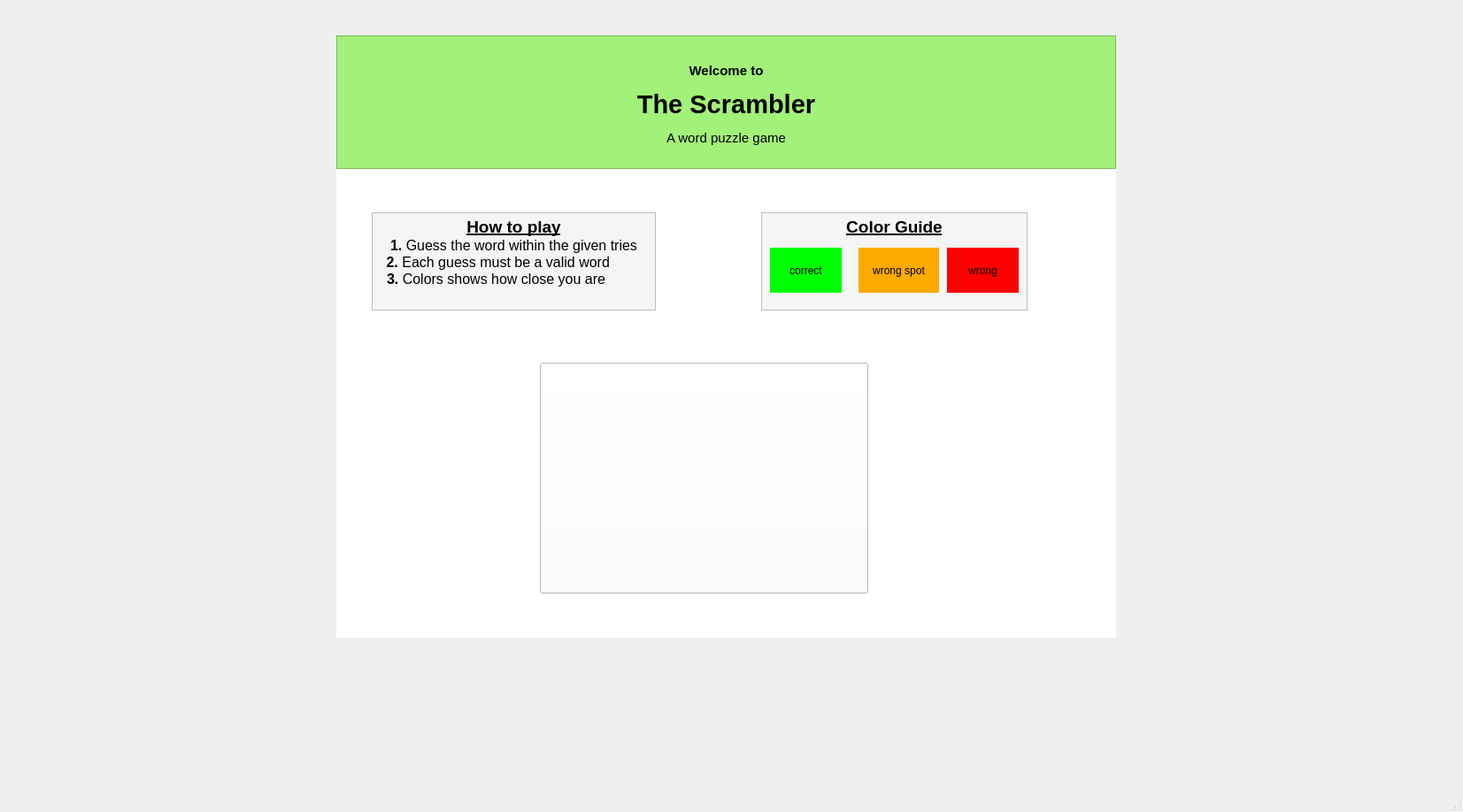
<?xml version="1.0" encoding="UTF-8"?>
<ui version="4.0">
 <class>MainWindow</class>
 <widget class="QMainWindow" name="MainWindow">
  <property name="geometry">
   <rect>
    <x>0</x>
    <y>0</y>
    <width>1653</width>
    <height>918</height>
   </rect>
  </property>
  <property name="windowTitle">
   <string>MainWindow</string>
  </property>
  <widget class="QWidget" name="centralwidget">
   <widget class="QStackedWidget" name="stackedWidget">
    <property name="geometry">
     <rect>
      <x>380</x>
      <y>40</y>
      <width>881</width>
      <height>681</height>
     </rect>
    </property>
    <property name="minimumSize">
     <size>
      <width>300</width>
      <height>300</height>
     </size>
    </property>
    <property name="styleSheet">
     <string notr="true">background-color: rgb(255, 255, 255);</string>
    </property>
    <property name="currentIndex">
     <number>0</number>
    </property>
    <widget class="QWidget" name="page">
     <widget class="QTextEdit" name="textEdit">
      <property name="geometry">
       <rect>
        <x>0</x>
        <y>0</y>
        <width>881</width>
        <height>151</height>
       </rect>
      </property>
      <property name="styleSheet">
       <string notr="true">background-color: rgb(162, 241, 120);</string>
      </property>
      <property name="readOnly">
       <bool>true</bool>
      </property>
      <property name="html">
       <string>&lt;!DOCTYPE HTML PUBLIC &quot;-//W3C//DTD HTML 4.0//EN&quot; &quot;http://www.w3.org/TR/REC-html40/strict.dtd&quot;&gt;
&lt;html&gt;&lt;head&gt;&lt;meta name=&quot;qrichtext&quot; content=&quot;1&quot; /&gt;&lt;meta charset=&quot;utf-8&quot; /&gt;&lt;style type=&quot;text/css&quot;&gt;
p, li { white-space: pre-wrap; }
hr { height: 1px; border-width: 0; }
li.unchecked::marker { content: &quot;\2610&quot;; }
li.checked::marker { content: &quot;\2612&quot;; }
&lt;/style&gt;&lt;/head&gt;&lt;body style=&quot; font-family:'Segoe UI'; font-size:9pt; font-weight:400; font-style:normal;&quot;&gt;
&lt;p align=&quot;center&quot; style=&quot;-qt-paragraph-type:empty; margin-top:12px; margin-bottom:12px; margin-left:0px; margin-right:0px; -qt-block-indent:0; text-indent:0px;&quot;&gt;&lt;br /&gt;&lt;/p&gt;
&lt;p align=&quot;center&quot; style=&quot; margin-top:12px; margin-bottom:12px; margin-left:0px; margin-right:0px; -qt-block-indent:0; text-indent:0px;&quot;&gt;&lt;span style=&quot; font-size:11pt; font-weight:700; color:#000000;&quot;&gt;Welcome to&lt;/span&gt;&lt;/p&gt;
&lt;p align=&quot;center&quot; style=&quot; margin-top:12px; margin-bottom:12px; margin-left:0px; margin-right:0px; -qt-block-indent:0; text-indent:0px;&quot;&gt;&lt;span style=&quot; font-size:22pt; font-weight:700;&quot;&gt;The Scrambler&lt;/span&gt;&lt;/p&gt;
&lt;p align=&quot;center&quot; style=&quot; margin-top:12px; margin-bottom:12px; margin-left:0px; margin-right:0px; -qt-block-indent:0; text-indent:0px;&quot;&gt;&lt;span style=&quot; font-size:11pt;&quot;&gt;A word puzzle game&lt;/span&gt;&lt;/p&gt;&lt;/body&gt;&lt;/html&gt;</string>
      </property>
     </widget>
     <widget class="QPushButton" name="pushButton">
      <property name="geometry">
       <rect>
        <x>230</x>
        <y>370</y>
        <width>371</width>
        <height>261</height>
       </rect>
      </property>
      <property name="minimumSize">
       <size>
        <width>0</width>
        <height>0</height>
       </size>
      </property>
      <property name="styleSheet">
       <string notr="true">border-image: url(:/button/play_button.png);</string>
      </property>
      <property name="text">
       <string/>
      </property>
     </widget>
     <widget class="QTextEdit" name="textEdit_17">
      <property name="geometry">
       <rect>
        <x>40</x>
        <y>200</y>
        <width>321</width>
        <height>111</height>
       </rect>
      </property>
      <property name="styleSheet">
       <string notr="true">border-color: rgb(214, 214, 214);
background-color: rgb(245, 245, 245);</string>
      </property>
      <property name="html">
       <string>&lt;!DOCTYPE HTML PUBLIC &quot;-//W3C//DTD HTML 4.0//EN&quot; &quot;http://www.w3.org/TR/REC-html40/strict.dtd&quot;&gt;
&lt;html&gt;&lt;head&gt;&lt;meta name=&quot;qrichtext&quot; content=&quot;1&quot; /&gt;&lt;meta charset=&quot;utf-8&quot; /&gt;&lt;style type=&quot;text/css&quot;&gt;
p, li { white-space: pre-wrap; }
hr { height: 1px; border-width: 0; }
li.unchecked::marker { content: &quot;\2610&quot;; }
li.checked::marker { content: &quot;\2612&quot;; }
&lt;/style&gt;&lt;/head&gt;&lt;body style=&quot; font-family:'Segoe UI'; font-size:9pt; font-weight:400; font-style:normal;&quot;&gt;
&lt;p align=&quot;center&quot; style=&quot; margin-top:0px; margin-bottom:0px; margin-left:0px; margin-right:0px; -qt-block-indent:0; text-indent:0px;&quot;&gt;&lt;span style=&quot; font-size:14pt; font-weight:700; text-decoration: underline;&quot;&gt;How to play&lt;/span&gt;&lt;/p&gt;
&lt;p align=&quot;center&quot; style=&quot; margin-top:0px; margin-bottom:0px; margin-left:0px; margin-right:0px; -qt-block-indent:0; text-indent:0px;&quot;&gt;&lt;span style=&quot; font-size:12pt; font-weight:700;&quot;&gt;1.&lt;/span&gt;&lt;span style=&quot; font-size:12pt;&quot;&gt; Guess the word within the given tries&lt;/span&gt;&lt;/p&gt;
&lt;p align=&quot;center&quot; style=&quot; margin-top:0px; margin-bottom:0px; margin-left:0px; margin-right:0px; -qt-block-indent:0; text-indent:0px;&quot;&gt;&lt;span style=&quot; font-size:12pt; font-weight:700;&quot;&gt;2.&lt;/span&gt;&lt;span style=&quot; font-size:12pt;&quot;&gt; Each guess must be a valid word        &lt;/span&gt;&lt;/p&gt;
&lt;p align=&quot;center&quot; style=&quot; margin-top:0px; margin-bottom:0px; margin-left:0px; margin-right:0px; -qt-block-indent:0; text-indent:0px;&quot;&gt;&lt;span style=&quot; font-size:12pt; font-weight:700;&quot;&gt;3.&lt;/span&gt;&lt;span style=&quot; font-size:12pt;&quot;&gt; Colors shows how close you are         &lt;/span&gt;&lt;/p&gt;&lt;/body&gt;&lt;/html&gt;</string>
      </property>
     </widget>
     <widget class="QTextEdit" name="textEdit_18">
      <property name="geometry">
       <rect>
        <x>480</x>
        <y>200</y>
        <width>301</width>
        <height>111</height>
       </rect>
      </property>
      <property name="styleSheet">
       <string notr="true">border-color: rgb(214, 214, 214);
background-color: rgb(245, 245, 245);</string>
      </property>
      <property name="html">
       <string>&lt;!DOCTYPE HTML PUBLIC &quot;-//W3C//DTD HTML 4.0//EN&quot; &quot;http://www.w3.org/TR/REC-html40/strict.dtd&quot;&gt;
&lt;html&gt;&lt;head&gt;&lt;meta name=&quot;qrichtext&quot; content=&quot;1&quot; /&gt;&lt;meta charset=&quot;utf-8&quot; /&gt;&lt;style type=&quot;text/css&quot;&gt;
p, li { white-space: pre-wrap; }
hr { height: 1px; border-width: 0; }
li.unchecked::marker { content: &quot;\2610&quot;; }
li.checked::marker { content: &quot;\2612&quot;; }
&lt;/style&gt;&lt;/head&gt;&lt;body style=&quot; font-family:'Segoe UI'; font-size:9pt; font-weight:400; font-style:normal;&quot;&gt;
&lt;p align=&quot;center&quot; style=&quot; margin-top:0px; margin-bottom:0px; margin-left:0px; margin-right:0px; -qt-block-indent:0; text-indent:0px;&quot;&gt;&lt;span style=&quot; font-size:14pt; font-weight:700; text-decoration: underline;&quot;&gt;Color Guide&lt;/span&gt;&lt;/p&gt;
&lt;p align=&quot;center&quot; style=&quot;-qt-paragraph-type:empty; margin-top:0px; margin-bottom:0px; margin-left:0px; margin-right:0px; -qt-block-indent:0; text-indent:0px; font-size:12pt;&quot;&gt;&lt;br /&gt;&lt;/p&gt;&lt;/body&gt;&lt;/html&gt;</string>
      </property>
     </widget>
     <widget class="QLabel" name="label_36">
      <property name="geometry">
       <rect>
        <x>690</x>
        <y>240</y>
        <width>81</width>
        <height>51</height>
       </rect>
      </property>
      <property name="styleSheet">
       <string notr="true">background-color: rgb(255, 0, 0);
color: rgb(0, 0, 0);</string>
      </property>
      <property name="text">
       <string>wrong</string>
      </property>
      <property name="alignment">
       <set>Qt::AlignmentFlag::AlignCenter</set>
      </property>
     </widget>
     <widget class="QLabel" name="label_37">
      <property name="geometry">
       <rect>
        <x>590</x>
        <y>240</y>
        <width>91</width>
        <height>51</height>
       </rect>
      </property>
      <property name="styleSheet">
       <string notr="true">color: rgb(0, 0, 0);
background-color: rgb(255, 170, 0);</string>
      </property>
      <property name="text">
       <string>wrong spot</string>
      </property>
      <property name="alignment">
       <set>Qt::AlignmentFlag::AlignCenter</set>
      </property>
     </widget>
     <widget class="QLabel" name="label_38">
      <property name="geometry">
       <rect>
        <x>490</x>
        <y>240</y>
        <width>81</width>
        <height>51</height>
       </rect>
      </property>
      <property name="styleSheet">
       <string notr="true">color: rgb(0, 0, 0);
background-color: rgb(0, 255, 0);</string>
      </property>
      <property name="text">
       <string>correct</string>
      </property>
      <property name="alignment">
       <set>Qt::AlignmentFlag::AlignCenter</set>
      </property>
     </widget>
    </widget>
    <widget class="QWidget" name="page_2">
     <widget class="QTextEdit" name="textEdit_3">
      <property name="geometry">
       <rect>
        <x>10</x>
        <y>560</y>
        <width>171</width>
        <height>111</height>
       </rect>
      </property>
      <property name="styleSheet">
       <string notr="true">background-color: rgb(245, 245, 245);</string>
      </property>
      <property name="readOnly">
       <bool>true</bool>
      </property>
      <property name="html">
       <string>&lt;!DOCTYPE HTML PUBLIC &quot;-//W3C//DTD HTML 4.0//EN&quot; &quot;http://www.w3.org/TR/REC-html40/strict.dtd&quot;&gt;
&lt;html&gt;&lt;head&gt;&lt;meta name=&quot;qrichtext&quot; content=&quot;1&quot; /&gt;&lt;meta charset=&quot;utf-8&quot; /&gt;&lt;style type=&quot;text/css&quot;&gt;
p, li { white-space: pre-wrap; }
hr { height: 1px; border-width: 0; }
li.unchecked::marker { content: &quot;\2610&quot;; }
li.checked::marker { content: &quot;\2612&quot;; }
&lt;/style&gt;&lt;/head&gt;&lt;body style=&quot; font-family:'Segoe UI'; font-size:9pt; font-weight:400; font-style:normal;&quot;&gt;
&lt;p align=&quot;center&quot; style=&quot; margin-top:0px; margin-bottom:0px; margin-left:0px; margin-right:0px; -qt-block-indent:0; text-indent:0px;&quot;&gt;&lt;span style=&quot; font-size:14pt; font-weight:700;&quot;&gt;How To Play&lt;br /&gt;&lt;br /&gt;&lt;/span&gt;&lt;span style=&quot; font-size:10pt; font-weight:700;&quot;&gt;If you played Wordle, you already know what to do&lt;/span&gt;&lt;/p&gt;&lt;/body&gt;&lt;/html&gt;</string>
      </property>
     </widget>
     <widget class="QTextEdit" name="textEdit_2">
      <property name="geometry">
       <rect>
        <x>110</x>
        <y>100</y>
        <width>641</width>
        <height>81</height>
       </rect>
      </property>
      <property name="styleSheet">
       <string notr="true">background-color: rgb(245, 245, 245);</string>
      </property>
      <property name="readOnly">
       <bool>false</bool>
      </property>
      <property name="html">
       <string>&lt;!DOCTYPE HTML PUBLIC &quot;-//W3C//DTD HTML 4.0//EN&quot; &quot;http://www.w3.org/TR/REC-html40/strict.dtd&quot;&gt;
&lt;html&gt;&lt;head&gt;&lt;meta name=&quot;qrichtext&quot; content=&quot;1&quot; /&gt;&lt;meta charset=&quot;utf-8&quot; /&gt;&lt;style type=&quot;text/css&quot;&gt;
p, li { white-space: pre-wrap; }
hr { height: 1px; border-width: 0; }
li.unchecked::marker { content: &quot;\2610&quot;; }
li.checked::marker { content: &quot;\2612&quot;; }
&lt;/style&gt;&lt;/head&gt;&lt;body style=&quot; font-family:'Segoe UI'; font-size:9pt; font-weight:400; font-style:normal;&quot;&gt;
&lt;p style=&quot;-qt-paragraph-type:empty; margin-top:0px; margin-bottom:0px; margin-left:0px; margin-right:0px; -qt-block-indent:0; text-indent:0px;&quot;&gt;&lt;br /&gt;&lt;/p&gt;
&lt;p style=&quot;-qt-paragraph-type:empty; margin-top:0px; margin-bottom:0px; margin-left:0px; margin-right:0px; -qt-block-indent:0; text-indent:0px;&quot;&gt;&lt;br /&gt;&lt;/p&gt;
&lt;p align=&quot;center&quot; style=&quot; margin-top:0px; margin-bottom:0px; margin-left:0px; margin-right:0px; -qt-block-indent:0; text-indent:0px;&quot;&gt;&lt;span style=&quot; font-size:14pt; font-weight:700;&quot;&gt;Question&lt;/span&gt;&lt;/p&gt;&lt;/body&gt;&lt;/html&gt;</string>
      </property>
     </widget>
     <widget class="QProgressBar" name="progressBar">
      <property name="geometry">
       <rect>
        <x>110</x>
        <y>60</y>
        <width>671</width>
        <height>23</height>
       </rect>
      </property>
      <property name="minimumSize">
       <size>
        <width>0</width>
        <height>0</height>
       </size>
      </property>
      <property name="styleSheet">
       <string notr="true">background-color: rgb(245, 245, 245);</string>
      </property>
      <property name="value">
       <number>24</number>
      </property>
     </widget>
     <widget class="QTextEdit" name="textEdit_4">
      <property name="geometry">
       <rect>
        <x>390</x>
        <y>20</y>
        <width>91</width>
        <height>31</height>
       </rect>
      </property>
      <property name="styleSheet">
       <string notr="true">background-color: rgb(245, 245, 245);</string>
      </property>
      <property name="readOnly">
       <bool>true</bool>
      </property>
      <property name="html">
       <string>&lt;!DOCTYPE HTML PUBLIC &quot;-//W3C//DTD HTML 4.0//EN&quot; &quot;http://www.w3.org/TR/REC-html40/strict.dtd&quot;&gt;
&lt;html&gt;&lt;head&gt;&lt;meta name=&quot;qrichtext&quot; content=&quot;1&quot; /&gt;&lt;meta charset=&quot;utf-8&quot; /&gt;&lt;style type=&quot;text/css&quot;&gt;
p, li { white-space: pre-wrap; }
hr { height: 1px; border-width: 0; }
li.unchecked::marker { content: &quot;\2610&quot;; }
li.checked::marker { content: &quot;\2612&quot;; }
&lt;/style&gt;&lt;/head&gt;&lt;body style=&quot; font-family:'Segoe UI'; font-size:9pt; font-weight:400; font-style:normal;&quot;&gt;
&lt;p align=&quot;center&quot; style=&quot; margin-top:0px; margin-bottom:0px; margin-left:0px; margin-right:0px; -qt-block-indent:0; text-indent:0px;&quot;&gt;&lt;span style=&quot; font-size:11pt; font-weight:700;&quot;&gt;Timer&lt;/span&gt;&lt;/p&gt;&lt;/body&gt;&lt;/html&gt;</string>
      </property>
     </widget>
     <widget class="QWidget" name="gridLayoutWidget">
      <property name="geometry">
       <rect>
        <x>180</x>
        <y>230</y>
        <width>491</width>
        <height>301</height>
       </rect>
      </property>
      <layout class="QGridLayout" name="gridLayout">
       <item row="1" column="7">
        <widget class="QLabel" name="label">
         <property name="font">
          <font>
           <family>Perpetua Titling MT</family>
           <pointsize>24</pointsize>
           <bold>true</bold>
          </font>
         </property>
         <property name="styleSheet">
          <string notr="true">background-color: rgb(204, 204, 204);</string>
         </property>
         <property name="text">
          <string/>
         </property>
         <property name="alignment">
          <set>Qt::AlignmentFlag::AlignCenter</set>
         </property>
        </widget>
       </item>
       <item row="1" column="8">
        <widget class="QLabel" name="label_2">
         <property name="styleSheet">
          <string notr="true">background-color: rgb(204, 204, 204);</string>
         </property>
         <property name="text">
          <string/>
         </property>
         <property name="alignment">
          <set>Qt::AlignmentFlag::AlignCenter</set>
         </property>
        </widget>
       </item>
       <item row="3" column="8">
        <widget class="QLabel" name="label_12">
         <property name="styleSheet">
          <string notr="true">background-color: rgb(204, 204, 204);</string>
         </property>
         <property name="text">
          <string/>
         </property>
         <property name="alignment">
          <set>Qt::AlignmentFlag::AlignCenter</set>
         </property>
        </widget>
       </item>
       <item row="2" column="8">
        <widget class="QLabel" name="label_7">
         <property name="styleSheet">
          <string notr="true">background-color: rgb(204, 204, 204);</string>
         </property>
         <property name="text">
          <string/>
         </property>
         <property name="alignment">
          <set>Qt::AlignmentFlag::AlignCenter</set>
         </property>
        </widget>
       </item>
       <item row="3" column="11">
        <widget class="QLabel" name="label_14">
         <property name="styleSheet">
          <string notr="true">background-color: rgb(204, 204, 204);</string>
         </property>
         <property name="text">
          <string/>
         </property>
         <property name="alignment">
          <set>Qt::AlignmentFlag::AlignCenter</set>
         </property>
        </widget>
       </item>
       <item row="1" column="11">
        <widget class="QLabel" name="label_4">
         <property name="styleSheet">
          <string notr="true">background-color: rgb(204, 204, 204);</string>
         </property>
         <property name="text">
          <string/>
         </property>
         <property name="alignment">
          <set>Qt::AlignmentFlag::AlignCenter</set>
         </property>
        </widget>
       </item>
       <item row="3" column="10">
        <widget class="QLabel" name="label_13">
         <property name="styleSheet">
          <string notr="true">background-color: rgb(204, 204, 204);</string>
         </property>
         <property name="text">
          <string/>
         </property>
         <property name="alignment">
          <set>Qt::AlignmentFlag::AlignCenter</set>
         </property>
        </widget>
       </item>
       <item row="1" column="10">
        <widget class="QLabel" name="label_3">
         <property name="styleSheet">
          <string notr="true">background-color: rgb(204, 204, 204);</string>
         </property>
         <property name="text">
          <string/>
         </property>
         <property name="alignment">
          <set>Qt::AlignmentFlag::AlignCenter</set>
         </property>
        </widget>
       </item>
       <item row="2" column="7">
        <widget class="QLabel" name="label_6">
         <property name="styleSheet">
          <string notr="true">background-color: rgb(204, 204, 204);</string>
         </property>
         <property name="text">
          <string/>
         </property>
         <property name="alignment">
          <set>Qt::AlignmentFlag::AlignCenter</set>
         </property>
        </widget>
       </item>
       <item row="1" column="12">
        <widget class="QLabel" name="label_5">
         <property name="styleSheet">
          <string notr="true">background-color: rgb(204, 204, 204);</string>
         </property>
         <property name="text">
          <string/>
         </property>
         <property name="alignment">
          <set>Qt::AlignmentFlag::AlignCenter</set>
         </property>
        </widget>
       </item>
       <item row="3" column="12">
        <widget class="QLabel" name="label_15">
         <property name="styleSheet">
          <string notr="true">background-color: rgb(204, 204, 204);</string>
         </property>
         <property name="text">
          <string/>
         </property>
         <property name="alignment">
          <set>Qt::AlignmentFlag::AlignCenter</set>
         </property>
        </widget>
       </item>
       <item row="2" column="11">
        <widget class="QLabel" name="label_9">
         <property name="styleSheet">
          <string notr="true">background-color: rgb(204, 204, 204);</string>
         </property>
         <property name="text">
          <string/>
         </property>
         <property name="alignment">
          <set>Qt::AlignmentFlag::AlignCenter</set>
         </property>
        </widget>
       </item>
       <item row="2" column="10">
        <widget class="QLabel" name="label_8">
         <property name="styleSheet">
          <string notr="true">background-color: rgb(204, 204, 204);</string>
         </property>
         <property name="text">
          <string/>
         </property>
         <property name="alignment">
          <set>Qt::AlignmentFlag::AlignCenter</set>
         </property>
        </widget>
       </item>
       <item row="2" column="12">
        <widget class="QLabel" name="label_10">
         <property name="styleSheet">
          <string notr="true">background-color: rgb(204, 204, 204);</string>
         </property>
         <property name="text">
          <string/>
         </property>
         <property name="alignment">
          <set>Qt::AlignmentFlag::AlignCenter</set>
         </property>
        </widget>
       </item>
       <item row="3" column="7">
        <widget class="QLabel" name="label_11">
         <property name="styleSheet">
          <string notr="true">background-color: rgb(204, 204, 204);</string>
         </property>
         <property name="text">
          <string/>
         </property>
         <property name="alignment">
          <set>Qt::AlignmentFlag::AlignCenter</set>
         </property>
        </widget>
       </item>
      </layout>
     </widget>
     <widget class="QTextEdit" name="textEdit_11">
      <property name="geometry">
       <rect>
        <x>370</x>
        <y>590</y>
        <width>141</width>
        <height>71</height>
       </rect>
      </property>
      <property name="sizeAdjustPolicy">
       <enum>QAbstractScrollArea::SizeAdjustPolicy::AdjustToContents</enum>
      </property>
      <property name="readOnly">
       <bool>true</bool>
      </property>
      <property name="html">
       <string>&lt;!DOCTYPE HTML PUBLIC &quot;-//W3C//DTD HTML 4.0//EN&quot; &quot;http://www.w3.org/TR/REC-html40/strict.dtd&quot;&gt;
&lt;html&gt;&lt;head&gt;&lt;meta name=&quot;qrichtext&quot; content=&quot;1&quot; /&gt;&lt;meta charset=&quot;utf-8&quot; /&gt;&lt;style type=&quot;text/css&quot;&gt;
p, li { white-space: pre-wrap; }
hr { height: 1px; border-width: 0; }
li.unchecked::marker { content: &quot;\2610&quot;; }
li.checked::marker { content: &quot;\2612&quot;; }
&lt;/style&gt;&lt;/head&gt;&lt;body style=&quot; font-family:'Segoe UI'; font-size:9pt; font-weight:400; font-style:normal;&quot;&gt;
&lt;p style=&quot;-qt-paragraph-type:empty; margin-top:0px; margin-bottom:0px; margin-left:0px; margin-right:0px; -qt-block-indent:0; text-indent:0px;&quot;&gt;&lt;br /&gt;&lt;/p&gt;
&lt;p align=&quot;center&quot; style=&quot; margin-top:0px; margin-bottom:0px; margin-left:0px; margin-right:0px; -qt-block-indent:0; text-indent:0px;&quot;&gt;&lt;span style=&quot; font-size:24pt; font-weight:700;&quot;&gt;(Lv.1)&lt;/span&gt;&lt;/p&gt;&lt;/body&gt;&lt;/html&gt;</string>
      </property>
     </widget>
     <widget class="QPushButton" name="pushButton_2">
      <property name="geometry">
       <rect>
        <x>720</x>
        <y>550</y>
        <width>141</width>
        <height>101</height>
       </rect>
      </property>
      <property name="styleSheet">
       <string notr="true">border-image: url(:/button/next_button.png);</string>
      </property>
      <property name="text">
       <string/>
      </property>
     </widget>
    </widget>
    <widget class="QWidget" name="page_5">
     <widget class="QTextEdit" name="textEdit_14">
      <property name="geometry">
       <rect>
        <x>210</x>
        <y>50</y>
        <width>421</width>
        <height>211</height>
       </rect>
      </property>
      <property name="readOnly">
       <bool>true</bool>
      </property>
      <property name="html">
       <string>&lt;!DOCTYPE HTML PUBLIC &quot;-//W3C//DTD HTML 4.0//EN&quot; &quot;http://www.w3.org/TR/REC-html40/strict.dtd&quot;&gt;
&lt;html&gt;&lt;head&gt;&lt;meta name=&quot;qrichtext&quot; content=&quot;1&quot; /&gt;&lt;meta charset=&quot;utf-8&quot; /&gt;&lt;style type=&quot;text/css&quot;&gt;
p, li { white-space: pre-wrap; }
hr { height: 1px; border-width: 0; }
li.unchecked::marker { content: &quot;\2610&quot;; }
li.checked::marker { content: &quot;\2612&quot;; }
&lt;/style&gt;&lt;/head&gt;&lt;body style=&quot; font-family:'Segoe UI'; font-size:9pt; font-weight:400; font-style:normal;&quot;&gt;
&lt;p align=&quot;center&quot; style=&quot; margin-top:0px; margin-bottom:0px; margin-left:0px; margin-right:0px; -qt-block-indent:0; text-indent:0px;&quot;&gt;&lt;span style=&quot; font-size:36pt; font-weight:700;&quot;&gt;Thank You For Playing&lt;/span&gt;&lt;/p&gt;
&lt;p align=&quot;center&quot; style=&quot; margin-top:0px; margin-bottom:0px; margin-left:0px; margin-right:0px; -qt-block-indent:0; text-indent:0px;&quot;&gt;&lt;span style=&quot; font-size:12pt; font-weight:700; text-decoration: underline; color:#1b87ec;&quot;&gt;Credits&lt;/span&gt;&lt;/p&gt;
&lt;p align=&quot;center&quot; style=&quot; margin-top:0px; margin-bottom:0px; margin-left:0px; margin-right:0px; -qt-block-indent:0; text-indent:0px;&quot;&gt;&lt;span style=&quot; font-size:12pt; font-weight:700; color:#1b87ec;&quot;&gt;Christopher Williams&lt;/span&gt;&lt;/p&gt;
&lt;p align=&quot;center&quot; style=&quot; margin-top:0px; margin-bottom:0px; margin-left:0px; margin-right:0px; -qt-block-indent:0; text-indent:0px;&quot;&gt;&lt;span style=&quot; font-size:12pt; font-weight:700; color:#1b87ec;&quot;&gt;Mostakim Sifat&lt;/span&gt;&lt;/p&gt;&lt;/body&gt;&lt;/html&gt;</string>
      </property>
     </widget>
     <widget class="QPushButton" name="pushButton_5">
      <property name="geometry">
       <rect>
        <x>230</x>
        <y>500</y>
        <width>181</width>
        <height>101</height>
       </rect>
      </property>
      <property name="styleSheet">
       <string notr="true">border-image: url(:/button/yes_button.png);</string>
      </property>
      <property name="text">
       <string/>
      </property>
     </widget>
     <widget class="QPushButton" name="pushButton_6">
      <property name="geometry">
       <rect>
        <x>430</x>
        <y>490</y>
        <width>211</width>
        <height>121</height>
       </rect>
      </property>
      <property name="styleSheet">
       <string notr="true">border-image: url(:/button/no_button.png);</string>
      </property>
      <property name="text">
       <string/>
      </property>
     </widget>
     <widget class="QPushButton" name="pushButton_7">
      <property name="geometry">
       <rect>
        <x>360</x>
        <y>380</y>
        <width>141</width>
        <height>81</height>
       </rect>
      </property>
      <property name="text">
       <string>Leaderboard</string>
      </property>
     </widget>
     <widget class="QPushButton" name="pushButton_8">
      <property name="geometry">
       <rect>
        <x>470</x>
        <y>320</y>
        <width>75</width>
        <height>24</height>
       </rect>
      </property>
      <property name="text">
       <string>Save</string>
      </property>
     </widget>
     <widget class="QTextEdit" name="textEdit_15">
      <property name="geometry">
       <rect>
        <x>290</x>
        <y>300</y>
        <width>121</width>
        <height>51</height>
       </rect>
      </property>
     </widget>
    </widget>
    <widget class="QWidget" name="page_6">
     <widget class="QFrame" name="frame">
      <property name="geometry">
       <rect>
        <x>220</x>
        <y>110</y>
        <width>411</width>
        <height>441</height>
       </rect>
      </property>
      <property name="styleSheet">
       <string notr="true">background-color: rgb(163, 163, 163);</string>
      </property>
      <property name="frameShape">
       <enum>QFrame::Shape::StyledPanel</enum>
      </property>
      <property name="frameShadow">
       <enum>QFrame::Shadow::Raised</enum>
      </property>
      <widget class="QTextEdit" name="N2">
       <property name="geometry">
        <rect>
         <x>220</x>
         <y>140</y>
         <width>104</width>
         <height>71</height>
        </rect>
       </property>
       <property name="readOnly">
        <bool>true</bool>
       </property>
      </widget>
      <widget class="QTextEdit" name="U2">
       <property name="geometry">
        <rect>
         <x>50</x>
         <y>130</y>
         <width>104</width>
         <height>71</height>
        </rect>
       </property>
       <property name="readOnly">
        <bool>true</bool>
       </property>
      </widget>
      <widget class="QTextEdit" name="U3">
       <property name="geometry">
        <rect>
         <x>50</x>
         <y>250</y>
         <width>104</width>
         <height>71</height>
        </rect>
       </property>
       <property name="readOnly">
        <bool>true</bool>
       </property>
      </widget>
      <widget class="QTextEdit" name="N3">
       <property name="geometry">
        <rect>
         <x>220</x>
         <y>250</y>
         <width>104</width>
         <height>71</height>
        </rect>
       </property>
       <property name="readOnly">
        <bool>true</bool>
       </property>
      </widget>
      <widget class="QTextEdit" name="U4">
       <property name="geometry">
        <rect>
         <x>50</x>
         <y>340</y>
         <width>104</width>
         <height>71</height>
        </rect>
       </property>
       <property name="readOnly">
        <bool>true</bool>
       </property>
      </widget>
      <widget class="QTextEdit" name="N4">
       <property name="geometry">
        <rect>
         <x>220</x>
         <y>340</y>
         <width>104</width>
         <height>71</height>
        </rect>
       </property>
       <property name="readOnly">
        <bool>true</bool>
       </property>
      </widget>
      <widget class="QTextEdit" name="U5">
       <property name="geometry">
        <rect>
         <x>50</x>
         <y>430</y>
         <width>104</width>
         <height>71</height>
        </rect>
       </property>
       <property name="readOnly">
        <bool>true</bool>
       </property>
      </widget>
      <widget class="QTextEdit" name="N5">
       <property name="geometry">
        <rect>
         <x>220</x>
         <y>430</y>
         <width>104</width>
         <height>71</height>
        </rect>
       </property>
       <property name="readOnly">
        <bool>true</bool>
       </property>
      </widget>
     </widget>
     <widget class="QTextEdit" name="textEdit_16">
      <property name="geometry">
       <rect>
        <x>310</x>
        <y>0</y>
        <width>211</width>
        <height>101</height>
       </rect>
      </property>
     </widget>
     <widget class="QTextEdit" name="U1">
      <property name="geometry">
       <rect>
        <x>640</x>
        <y>160</y>
        <width>104</width>
        <height>71</height>
       </rect>
      </property>
      <property name="readOnly">
       <bool>true</bool>
      </property>
     </widget>
     <widget class="QTextEdit" name="N1">
      <property name="geometry">
       <rect>
        <x>760</x>
        <y>160</y>
        <width>104</width>
        <height>71</height>
       </rect>
      </property>
      <property name="readOnly">
       <bool>true</bool>
      </property>
     </widget>
    </widget>
   </widget>
  </widget>
  <widget class="QMenuBar" name="menubar">
   <property name="geometry">
    <rect>
     <x>0</x>
     <y>0</y>
     <width>1653</width>
     <height>22</height>
    </rect>
   </property>
  </widget>
  <widget class="QStatusBar" name="statusbar"/>
 </widget>
 <resources/>
 <connections/>
</ui>
